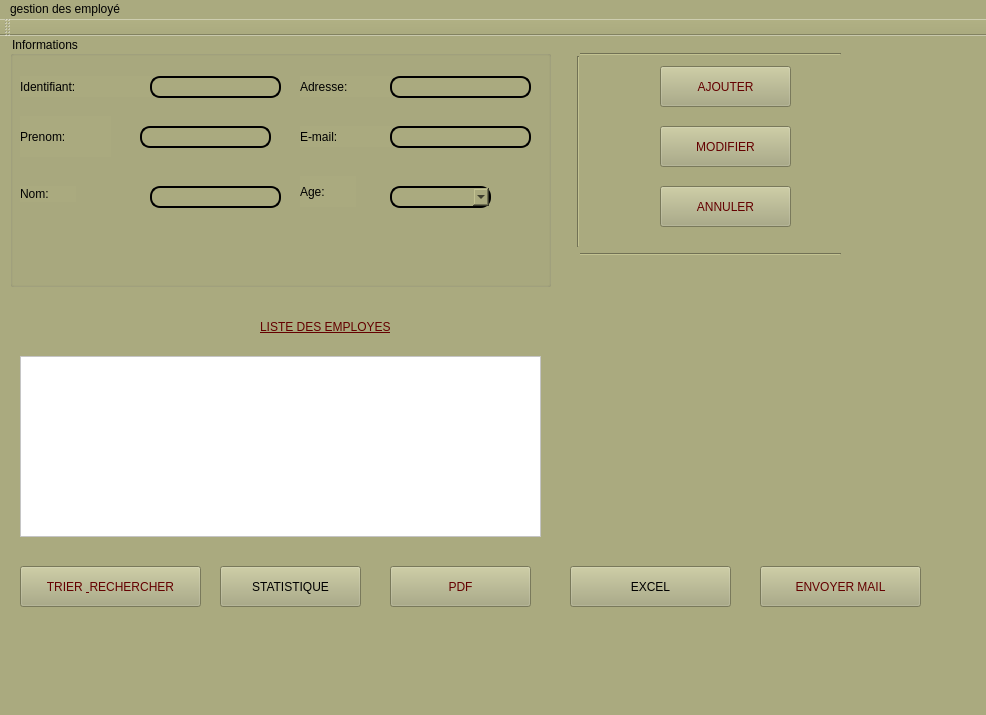
<?xml version="1.0" encoding="UTF-8"?>
<ui version="4.0">
 <class>MainWindow</class>
 <widget class="QMainWindow" name="MainWindow">
  <property name="geometry">
   <rect>
    <x>0</x>
    <y>0</y>
    <width>986</width>
    <height>715</height>
   </rect>
  </property>
  <property name="windowTitle">
   <string>Gestion des employés</string>
  </property>
  <property name="styleSheet">
   <string notr="true">background-color: rgb(170, 170, 127);</string>
  </property>
  <widget class="QWidget" name="centralWidget">
   <widget class="QGroupBox" name="groupBox">
    <property name="geometry">
     <rect>
      <x>10</x>
      <y>0</y>
      <width>541</width>
      <height>251</height>
     </rect>
    </property>
    <property name="styleSheet">
     <string notr="true">font: 14pt &quot;Comic Sans MS&quot;;
</string>
    </property>
    <property name="title">
     <string>Informations</string>
    </property>
    <widget class="QLabel" name="label_2">
     <property name="geometry">
      <rect>
       <x>10</x>
       <y>40</y>
       <width>131</width>
       <height>21</height>
      </rect>
     </property>
     <property name="text">
      <string>Identifiant:</string>
     </property>
    </widget>
    <widget class="QLabel" name="label_3">
     <property name="geometry">
      <rect>
       <x>10</x>
       <y>80</y>
       <width>91</width>
       <height>41</height>
      </rect>
     </property>
     <property name="text">
      <string>Prenom:</string>
     </property>
    </widget>
    <widget class="QLabel" name="label_4">
     <property name="geometry">
      <rect>
       <x>10</x>
       <y>150</y>
       <width>56</width>
       <height>16</height>
      </rect>
     </property>
     <property name="text">
      <string>Nom:</string>
     </property>
    </widget>
    <widget class="QLabel" name="label_5">
     <property name="geometry">
      <rect>
       <x>290</x>
       <y>40</y>
       <width>91</width>
       <height>21</height>
      </rect>
     </property>
     <property name="text">
      <string>Adresse:</string>
     </property>
    </widget>
    <widget class="QLabel" name="label_6">
     <property name="geometry">
      <rect>
       <x>290</x>
       <y>90</y>
       <width>91</width>
       <height>21</height>
      </rect>
     </property>
     <property name="text">
      <string>E-mail:</string>
     </property>
    </widget>
    <widget class="QLabel" name="label_7">
     <property name="geometry">
      <rect>
       <x>290</x>
       <y>140</y>
       <width>56</width>
       <height>31</height>
      </rect>
     </property>
     <property name="text">
      <string>Age:</string>
     </property>
    </widget>
    <widget class="QLineEdit" name="lineEdit_id">
     <property name="geometry">
      <rect>
       <x>140</x>
       <y>40</y>
       <width>131</width>
       <height>22</height>
      </rect>
     </property>
     <property name="styleSheet">
      <string notr="true">color:black;
border-style:outset;
border-width: 2px;
border-radius: 10px</string>
     </property>
    </widget>
    <widget class="QLineEdit" name="lineEdit_prenom">
     <property name="geometry">
      <rect>
       <x>130</x>
       <y>90</y>
       <width>131</width>
       <height>22</height>
      </rect>
     </property>
     <property name="styleSheet">
      <string notr="true">color:black;
border-style:outset;
border-width: 2px;
border-radius: 10px</string>
     </property>
    </widget>
    <widget class="QLineEdit" name="lineEdit_nom">
     <property name="geometry">
      <rect>
       <x>140</x>
       <y>150</y>
       <width>131</width>
       <height>22</height>
      </rect>
     </property>
     <property name="styleSheet">
      <string notr="true">color:black;
border-style:outset;
border-width: 2px;
border-radius: 10px</string>
     </property>
    </widget>
    <widget class="QLineEdit" name="lineEdit_adresse">
     <property name="geometry">
      <rect>
       <x>380</x>
       <y>40</y>
       <width>141</width>
       <height>22</height>
      </rect>
     </property>
     <property name="styleSheet">
      <string notr="true">color:black;
border-style:outset;
border-width: 2px;
border-radius: 10px</string>
     </property>
    </widget>
    <widget class="QLineEdit" name="lineEdit_email">
     <property name="geometry">
      <rect>
       <x>380</x>
       <y>90</y>
       <width>141</width>
       <height>22</height>
      </rect>
     </property>
     <property name="styleSheet">
      <string notr="true">color:black;
border-style:outset;
border-width: 2px;
border-radius: 10px</string>
     </property>
    </widget>
    <widget class="QComboBox" name="comboBox_age">
     <property name="geometry">
      <rect>
       <x>380</x>
       <y>150</y>
       <width>101</width>
       <height>22</height>
      </rect>
     </property>
     <property name="styleSheet">
      <string notr="true">color:black;
border-style:outset;
border-width: 2px;
border-radius: 10px</string>
     </property>
     <item>
      <property name="text">
       <string/>
      </property>
     </item>
     <item>
      <property name="text">
       <string>22</string>
      </property>
     </item>
     <item>
      <property name="text">
       <string>23</string>
      </property>
     </item>
     <item>
      <property name="text">
       <string>24</string>
      </property>
     </item>
     <item>
      <property name="text">
       <string>25</string>
      </property>
     </item>
     <item>
      <property name="text">
       <string>26</string>
      </property>
     </item>
     <item>
      <property name="text">
       <string>27</string>
      </property>
     </item>
     <item>
      <property name="text">
       <string>28</string>
      </property>
     </item>
     <item>
      <property name="text">
       <string>29</string>
      </property>
     </item>
     <item>
      <property name="text">
       <string>30</string>
      </property>
     </item>
    </widget>
   </widget>
   <widget class="Line" name="line">
    <property name="geometry">
     <rect>
      <x>580</x>
      <y>10</y>
      <width>261</width>
      <height>16</height>
     </rect>
    </property>
    <property name="orientation">
     <enum>Qt::Horizontal</enum>
    </property>
   </widget>
   <widget class="Line" name="line_2">
    <property name="geometry">
     <rect>
      <x>570</x>
      <y>20</y>
      <width>16</width>
      <height>191</height>
     </rect>
    </property>
    <property name="orientation">
     <enum>Qt::Vertical</enum>
    </property>
   </widget>
   <widget class="Line" name="line_3">
    <property name="geometry">
     <rect>
      <x>580</x>
      <y>210</y>
      <width>261</width>
      <height>16</height>
     </rect>
    </property>
    <property name="orientation">
     <enum>Qt::Horizontal</enum>
    </property>
   </widget>
   <widget class="QTableView" name="tableView">
    <property name="geometry">
     <rect>
      <x>20</x>
      <y>320</y>
      <width>521</width>
      <height>181</height>
     </rect>
    </property>
    <property name="styleSheet">
     <string notr="true">background-color: rgb(255, 255, 255);</string>
    </property>
   </widget>
   <widget class="QLabel" name="label">
    <property name="geometry">
     <rect>
      <x>260</x>
      <y>270</y>
      <width>481</width>
      <height>41</height>
     </rect>
    </property>
    <property name="styleSheet">
     <string notr="true">
font: 26pt &quot;Cambria&quot;;
text-decoration: underline;
font: 26pt &quot;Cambria&quot;;
font: italic 30pt &quot;Monotype Corsiva&quot;;
color:rgb(100, 0, 0);</string>
    </property>
    <property name="text">
     <string>LISTE DES EMPLOYES</string>
    </property>
   </widget>
   <widget class="QPushButton" name="pushButton">
    <property name="geometry">
     <rect>
      <x>20</x>
      <y>530</y>
      <width>181</width>
      <height>41</height>
     </rect>
    </property>
    <property name="styleSheet">
     <string notr="true">
font: 10pt &quot;Comic Sans MS&quot;;

color:rgb(100, 0, 0);</string>
    </property>
    <property name="text">
     <string>TRIER &amp; RECHERCHER</string>
    </property>
   </widget>
   <widget class="QPushButton" name="pushButton_2">
    <property name="geometry">
     <rect>
      <x>220</x>
      <y>530</y>
      <width>141</width>
      <height>41</height>
     </rect>
    </property>
    <property name="styleSheet">
     <string notr="true">
font: 10pt &quot;Comic Sans MS&quot;;

color:black;</string>
    </property>
    <property name="text">
     <string>STATISTIQUE</string>
    </property>
   </widget>
   <widget class="QPushButton" name="pushButton_3">
    <property name="geometry">
     <rect>
      <x>570</x>
      <y>530</y>
      <width>161</width>
      <height>41</height>
     </rect>
    </property>
    <property name="styleSheet">
     <string notr="true">
font: 10pt &quot;Comic Sans MS&quot;;

color:black;</string>
    </property>
    <property name="text">
     <string>EXCEL</string>
    </property>
   </widget>
   <widget class="QPushButton" name="pushButton_5">
    <property name="geometry">
     <rect>
      <x>390</x>
      <y>530</y>
      <width>141</width>
      <height>41</height>
     </rect>
    </property>
    <property name="styleSheet">
     <string notr="true">
font: 10pt &quot;Comic Sans MS&quot;;

color:rgb(100, 0, 0);</string>
    </property>
    <property name="text">
     <string>PDF</string>
    </property>
   </widget>
   <widget class="QPushButton" name="pushButton_6">
    <property name="geometry">
     <rect>
      <x>760</x>
      <y>530</y>
      <width>161</width>
      <height>41</height>
     </rect>
    </property>
    <property name="styleSheet">
     <string notr="true">
font: 10pt &quot;Comic Sans MS&quot;;

color:rgb(100, 0, 0);</string>
    </property>
    <property name="text">
     <string>ENVOYER MAIL</string>
    </property>
   </widget>
   <widget class="QPushButton" name="pushButton_7">
    <property name="geometry">
     <rect>
      <x>660</x>
      <y>30</y>
      <width>131</width>
      <height>41</height>
     </rect>
    </property>
    <property name="styleSheet">
     <string notr="true">
font: 10pt &quot;Comic Sans MS&quot;;

color:rgb(100, 0, 0);</string>
    </property>
    <property name="text">
     <string>AJOUTER</string>
    </property>
   </widget>
   <widget class="QPushButton" name="pushButton_8">
    <property name="geometry">
     <rect>
      <x>660</x>
      <y>90</y>
      <width>131</width>
      <height>41</height>
     </rect>
    </property>
    <property name="styleSheet">
     <string notr="true">font: 10pt &quot;Comic Sans MS&quot;;



color:rgb(100, 0, 0);</string>
    </property>
    <property name="text">
     <string>MODIFIER</string>
    </property>
   </widget>
   <widget class="QPushButton" name="pushButton_9">
    <property name="geometry">
     <rect>
      <x>660</x>
      <y>150</y>
      <width>131</width>
      <height>41</height>
     </rect>
    </property>
    <property name="styleSheet">
     <string notr="true">

font: 10pt &quot;Comic Sans MS&quot;;

color:rgb(100, 0, 0);</string>
    </property>
    <property name="text">
     <string>ANNULER</string>
    </property>
   </widget>
  </widget>
  <widget class="QMenuBar" name="menuBar">
   <property name="geometry">
    <rect>
     <x>0</x>
     <y>0</y>
     <width>986</width>
     <height>26</height>
    </rect>
   </property>
   <widget class="QMenu" name="menugestion_des_employ">
    <property name="title">
     <string>gestion des employé</string>
    </property>
    <addaction name="actiongestion_des_employ_s"/>
   </widget>
   <addaction name="menugestion_des_employ"/>
  </widget>
  <widget class="QToolBar" name="mainToolBar">
   <attribute name="toolBarArea">
    <enum>TopToolBarArea</enum>
   </attribute>
   <attribute name="toolBarBreak">
    <bool>false</bool>
   </attribute>
  </widget>
  <widget class="QStatusBar" name="statusBar"/>
  <action name="actiongestion_des_employ_s">
   <property name="text">
    <string>gestion des employés</string>
   </property>
  </action>
 </widget>
 <layoutdefault spacing="6" margin="11"/>
 <resources/>
 <connections/>
</ui>
